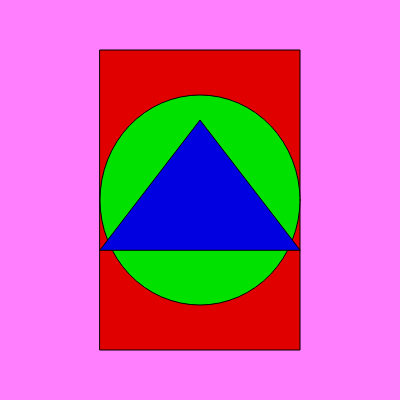
Frame 1 (no input)
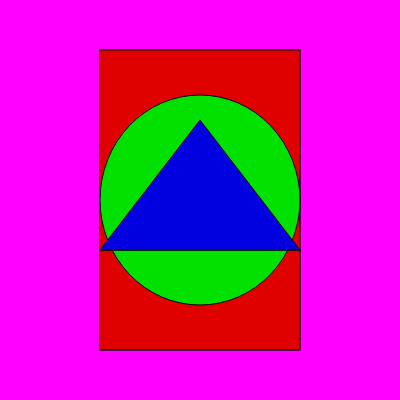
Frame 60 (no input)
Frame 120 (the mouse pressed at the canvas centre since frame 60): identical to frame 60, image omitted

The p5.js sketch that drew these frames (run headless with seeded random() and noise() and a simulated clock; from frame 60 on, the mouse is pressed at the canvas centre):

// p5.js sketch
// ── sketch.js
function setup() {
  createCanvas(400, 400);
}

function draw() {
  background('rgba(100%,0%,100%,0.5)');
  
  //Rectangle
  fill(225,0,0);
  rectMode(CENTER)
  rect(width/2,height/2,200,300);
  
  //ellipse
  fill(0,225,0)
  ellipse(width/2,height/2,200,210);
  
  //triangle
  fill(0,0,225)
   triangle(100,250,200,120,300,250);

}
